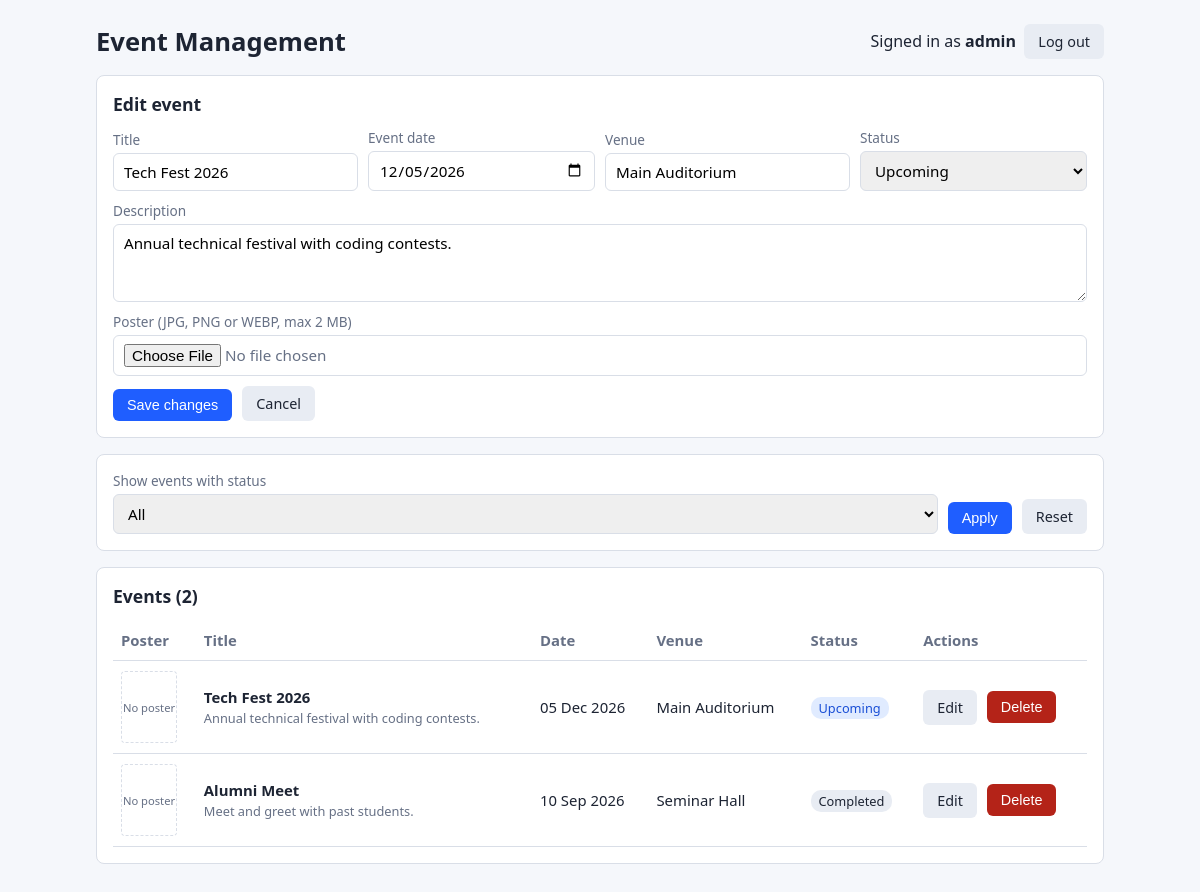
The app's page /index.php?edit=1 (signed in) with its own data.
### tables this page shows
CREATE TABLE events (
    id          INT AUTO_INCREMENT PRIMARY KEY,
    title       VARCHAR(150) NOT NULL,
    description TEXT,
    event_date  DATE         NOT NULL,
    venue       VARCHAR(150) NOT NULL,
    status      ENUM('Upcoming','Ongoing','Completed','Cancelled') NOT NULL DEFAULT 'Upcoming',
    poster      VARCHAR(100) DEFAULT NULL,
    created_at  TIMESTAMP DEFAULT CURRENT_TIMESTAMP
);

### config.php (called while the page is built, shortened)
<?php
function e($v) { return htmlspecialchars((string)$v, ENT_QUOTES, 'UTF-8'); }

### index.php (the view, shortened to what this page needs)
<?php
require 'config.php';
$editing = null;
if (isset($_GET['edit'])) {
    $eid = (int)$_GET['edit'];
    $stmt = $conn->prepare('SELECT * FROM events WHERE id = ?');
    $stmt->bind_param('i', $eid);
    $stmt->execute();
    $editing = $stmt->get_result()->fetch_assoc();
}
$filter = $_GET['status'] ?? '';
if (in_array($filter, STATUSES, true)) {
    $stmt = $conn->prepare('SELECT * FROM events WHERE status = ? ORDER BY event_date DESC');
    $stmt->bind_param('s', $filter);
} else {
    $stmt = $conn->prepare('SELECT * FROM events ORDER BY event_date DESC');
}
$stmt->execute();
$events = $stmt->get_result()->fetch_all(MYSQLI_ASSOC);
?>
<!DOCTYPE html>
<html lang="en">
<head>
</head>
<body>
<div class="wrap">
  <div class="top">
    <h1>Event Management</h1>
    <div>Signed in as <strong><?= e($_SESSION['admin']) ?></strong> &nbsp;<a class="btn secondary" href="logout.php">Log out</a></div>
  </div>
  <div class="card">
    <h2><?= $editing ? 'Edit event' : 'Add event' ?></h2>
    <form method="post" enctype="multipart/form-data" class="row">
      <label>Title
        <input name="title" required maxlength="150" value="<?= e($editing['title'] ?? '') ?>">
      </label>
      <label>Event date
        <input type="date" name="event_date" required value="<?= e($editing['event_date'] ?? '') ?>">
      </label>
      <label>Venue
        <input name="venue" required maxlength="150" value="<?= e($editing['venue'] ?? '') ?>">
      </label>
      <label>Status
        <select name="status" required>
          <?php foreach (STATUSES as $st): ?>
            <option <?= ($editing['status'] ?? 'Upcoming') === $st ? 'selected' : '' ?>><?= e($st) ?></option>
          <?php endforeach; ?>
        </select>
      </label>
      <label class="wide">Description
        <textarea name="description" rows="3"><?= e($editing['description'] ?? '') ?></textarea>
      </label>
      <label class="wide">Poster (JPG, PNG or WEBP, max <?= MAX_POSTER_MB ?> MB)
        <input type="file" name="poster" accept=".jpg,.jpeg,.png,.webp,image/jpeg,image/png,image/webp">
      </label>
      <button type="submit"><?= $editing ? 'Save changes' : 'Add event' ?></button>
      <?php if ($editing): ?><a class="btn secondary" href="index.php">Cancel</a><?php endif; ?>
    </form>
  </div>
  <div class="card">
    <form method="get" class="row">
      <label>Show events with status
        <select name="status">
          <option value="">All</option>
        </select>
      </label>
      <button type="submit">Apply</button>
      <a class="btn secondary" href="index.php">Reset</a>
    </form>
  </div>
  <div class="card">
    <h2>Events (<?= count($events) ?>)</h2>
    <div class="table-wrap">
      <table>
        <thead><tr><th>Poster</th><th>Title</th><th>Date</th><th>Venue</th><th>Status</th><th>Actions</th></tr></thead>
        <tbody>
        <?php foreach ($events as $ev): ?>
          <tr>
            <td>
              <?php if ($ev['poster']): ?>
                <img src="uploads/<?= e($ev['poster']) ?>" alt="Poster for <?= e($ev['title']) ?>">
              <?php else: ?><div class="noimg">No poster</div><?php endif; ?>
            </td>
            <td><strong><?= e($ev['title']) ?></strong><br><span class="hint"><?= e(mb_strimwidth((string)$ev['description'], 0, 70, '...')) ?></span></td>
            <td><?= e(date('d M Y', strtotime($ev['event_date']))) ?></td>
            <td><?= e($ev['venue']) ?></td>
            <td><span class="badge <?= e($ev['status']) ?>"><?= e($ev['status']) ?></span></td>
            <td class="actions">
              <a class="btn secondary" href="?edit=<?= (int)$ev['id'] ?>">Edit</a>
              <form method="post" class="inline"
                    onsubmit="return confirm('Delete &quot;<?= e(addslashes($ev['title'])) ?>&quot; and its poster? This cannot be undone.');">
                <button type="submit" class="danger">Delete</button>
              </form>
            </td>
          </tr>
        <?php endforeach; ?>
        </tbody>
      </table>
    </div>
  </div>
</div>
</body>
</html>

### index.php (style rules this page uses)
:root { --ink:#1d2433; --muted:#667085; --line:#d9dee7; --bg:#f5f7fb; --card:#fff; --accent:#1f5eff; --ok:#137a3d; --okbg:#e6f6ec; --err:#b42318; --errbg:#fdecea; }
* { box-sizing:border-box; }
body { margin:0; font-family:system-ui,Segoe UI,Arial,sans-serif; background:var(--bg); color:var(--ink); }
.wrap { max-width:1040px; margin:0 auto; padding:24px 16px 48px; }
.top { display:flex; justify-content:space-between; align-items:center; margin-bottom:16px; gap:12px; flex-wrap:wrap; }
h1 { font-size:1.6rem; margin:0; }
h2 { font-size:1.1rem; margin:0 0 12px; }
.card { background:var(--card); border:1px solid var(--line); border-radius:8px; padding:16px; margin-bottom:16px; }
.row { display:flex; gap:10px; flex-wrap:wrap; align-items:flex-end; }
label { display:flex; flex-direction:column; font-size:.85rem; color:var(--muted); gap:4px; flex:1 1 200px; }
label.wide { flex-basis:100%; }
input, select, textarea { padding:8px 10px; border:1px solid var(--line); border-radius:6px; font-size:.95rem; font-family:inherit; }
button, .btn { padding:8px 14px; border:0; border-radius:6px; background:var(--accent); color:#fff; font-size:.9rem; cursor:pointer; text-decoration:none; display:inline-block; }
.btn.secondary { background:#e8ecf3; color:var(--ink); }
button.danger { background:var(--err); }
.hint { font-size:.8rem; color:var(--muted); }
.table-wrap { overflow-x:auto; }
table { width:100%; border-collapse:collapse; font-size:.93rem; }
th, td { text-align:left; padding:10px 8px; border-bottom:1px solid var(--line); vertical-align:middle; }
th { color:var(--muted); font-weight:600; }
.noimg { width:56px; height:72px; border:1px dashed var(--line); border-radius:4px; display:flex; align-items:center; justify-content:center; font-size:.7rem; color:var(--muted); text-align:center; }
.badge { padding:2px 8px; border-radius:10px; font-size:.8rem; background:#e8ecf3; }
.badge.Upcoming { background:#e0ebff; color:#1a4fd6; }
td.actions { white-space:nowrap; }
td.actions > * { display:inline-block; vertical-align:middle; }
form.inline { margin:0 0 0 6px; }

### records on screen
events: title "Tech Fest 2026", event_date "12/05/2026", venue "Main Auditorium", description "Annual technical festival with coding contests.", shows "No poster", event_date "05 Dec 2026", status "Upcoming"
events: shows "No poster", title "Alumni Meet", description "Meet and greet with past students.", event_date "10 Sep 2026", venue "Seminar Hall", status "Completed"

### other values on screen
$_SESSION['admin'] "admin"
MAX_POSTER_MB "2"
count($events) "2"
form field status "Upcoming"
